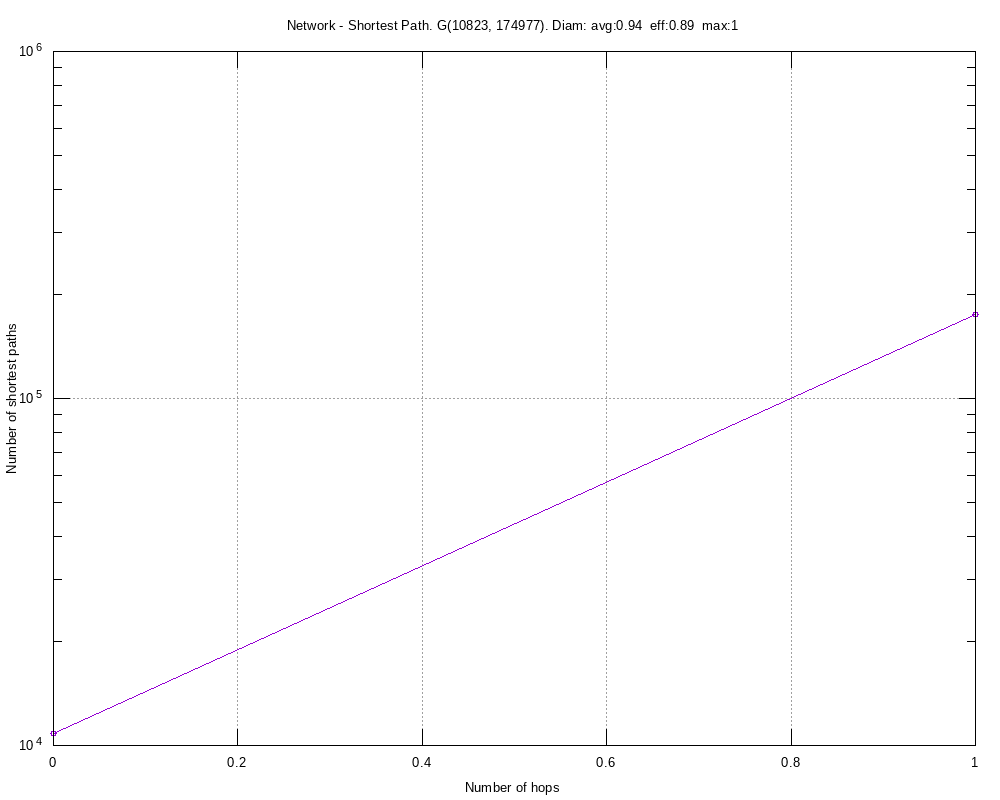

Write gnuplot code to recreate this figure.
#
# Network - Shortest Path. G(10823, 174977). Diam: avg:0.94  eff:0.89  max:1 (Sun Mar 15 17:08:40 2020)
#

set title "Network - Shortest Path. G(10823, 174977). Diam: avg:0.94  eff:0.89  max:1"
set key bottom right
set logscale y 10
set format y "10^{%L}"
set mytics 10
set grid
set xlabel "Number of hops"
set ylabel "Number of shortest paths"
set tics scale 2
set terminal png font arial 10 size 1000,800
set output 'diam.Example.png'
plot 	"diam.Example.tab" using 1:2 title "" with linespoints pt 6
